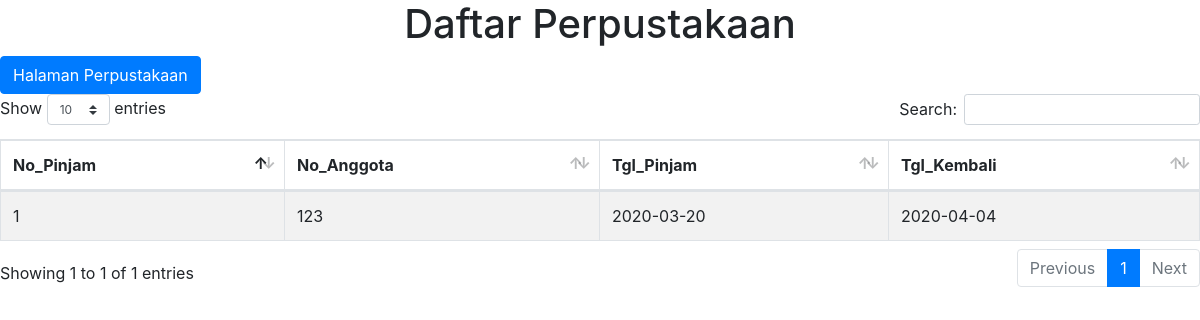
/Interface/latihan/peminjaman.php, run on an earlier commit of the app's database.
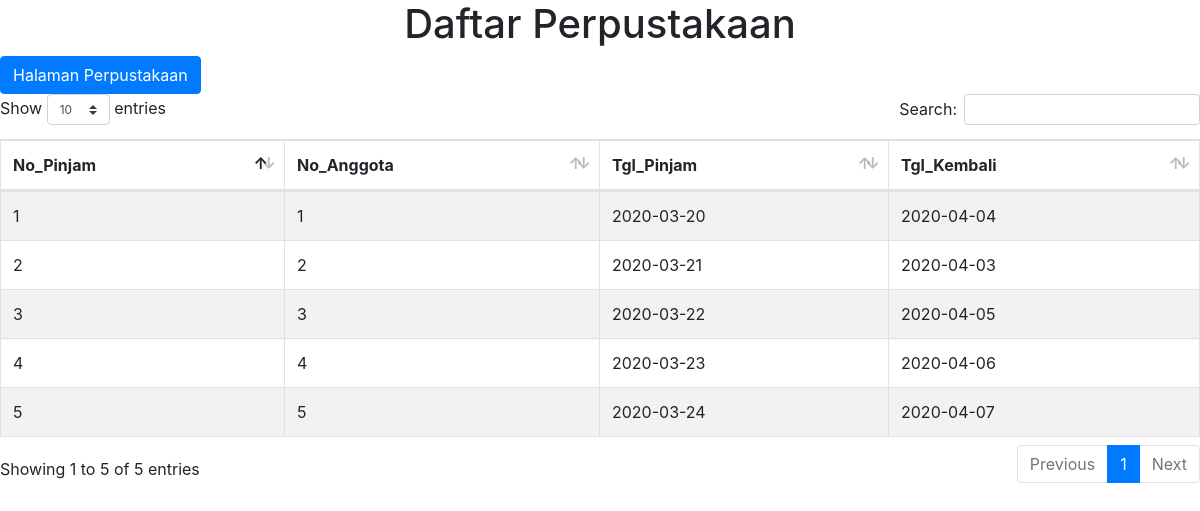
And on a later commit of the database.
### tables this page shows
CREATE TABLE `tb_peminjaman` (
  `No_Pinjam` varchar(5) NOT NULL,
  `No_Anggota` varchar(7) NOT NULL,
  `Tgl_Pinjam` date NOT NULL,
  `Tgl_Kembali` date NOT NULL
);

### Interface/latihan/peminjaman.php (the view, shortened to what this page needs)
<?php
$koneksi = mysqli_connect("localhost","root","","perpustakaan");
$result= mysqli_query ($koneksi,"SELECT * FROM tb_peminjaman");
?>
<!DOCTYPE html>
<html>
<head>
        <link href="responsive.css" rel="stylesheet" />
</head>
<body>
    <h1 class="text-center">Daftar Perpustakaan</h1>
    <a href="index.php" class="btn btn-primary">Halaman Perpustakaan</a>
    <table  id="example" class="table table-bordered table-striped dt-responsive nowrap" style="width:100%;">
        <thead>
        <tr>
            <th>No_Pinjam</th>
            <th>No_Anggota</th>
            <th>Tgl_Pinjam</th>
            <th>Tgl_Kembali</th>
        </tr>
</thead>
<tbody>
       <?php while($row=mysqli_fetch_assoc($result)){ ?>
        <tr>
            <td><?= $row['No_Pinjam']; ?></td>
            <td><?= $row['No_Anggota']; ?></td>
            <td><?= $row['Tgl_Pinjam']; ?></td>
            <td><?= $row['Tgl_Kembali']; ?></td>
        </tr>
        <?php } ?>
    </tbody>
    </table>
</body>
</html>

What changed in the data, as far as the page shows it:
changed tb_peminjaman id 1: No_Anggota "123" → "1"
added tb_peminjaman: No_Pinjam "2", No_Anggota "2", Tgl_Pinjam "2020-03-21", Tgl_Kembali "2020-04-03"
added tb_peminjaman: No_Pinjam "3", No_Anggota "3", Tgl_Pinjam "2020-03-22", Tgl_Kembali "2020-04-05"
added tb_peminjaman: No_Pinjam "4", No_Anggota "4", Tgl_Pinjam "2020-03-23", Tgl_Kembali "2020-04-06"
added tb_peminjaman: No_Pinjam "5", No_Anggota "5", Tgl_Pinjam "2020-03-24", Tgl_Kembali "2020-04-07"
Also different on the page:
text written by a page script: "Show entries Search: Showing 1 to 1 of 1 entries Previous 1 Next" → "Show entries Search: Showing 1 to 5 of 5 entries Previous 1 Next"
